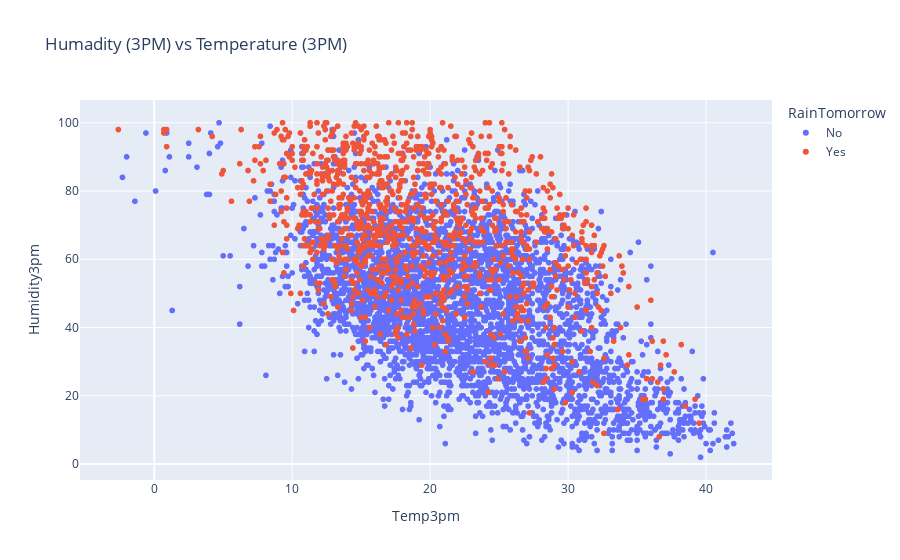

The code cell stored with this chart in its notebook:
### Markdown cell above
#### Korelasi antara Humidity3pm dan Temp3pm terhadap prediksi hujan hari setelahnya (RainTomorrow)

### Code cell
px.scatter(df.sample(5000), x='Temp3pm', y='Humidity3pm',
           title="Humadity (3PM) vs Temperature (3PM)",color='RainTomorrow')

### Figure 1 — Plotly figure (JSON) as saved in the notebook; plotly's stock layout.template omitted (floating-point values rounded to 4 significant figures; data arrays with more than 128 entries replaced by an {"elided": "..."} marker saying what was removed)
{"data": [{"hovertemplate": "RainTomorrow=No<br>Temp3pm=%{x}<br>Humidity3pm=%{y}<extra></extra>", "legendgroup": "No", "marker": {"color": "#636efa", "symbol": "circle"}, "mode": "markers", "name": "No", "showlegend": true, "type": "scattergl", "x": {"elided": "3877 float values"}, "xaxis": "x", "y": {"elided": "3877 int values"}, "yaxis": "y"}, {"hovertemplate": "RainTomorrow=Yes<br>Temp3pm=%{x}<br>Humidity3pm=%{y}<extra></extra>", "legendgroup": "Yes", "marker": {"color": "#EF553B", "symbol": "circle"}, "mode": "markers", "name": "Yes", "showlegend": true, "type": "scattergl", "x": {"elided": "1123 float values"}, "xaxis": "x", "y": {"elided": "1123 int values"}, "yaxis": "y"}], "layout": {"legend": {"title": {"text": "RainTomorrow"}, "tracegroupgap": 0}, "title": {"text": "Humadity (3PM) vs Temperature (3PM)"}, "xaxis": {"anchor": "y", "domain": [0, 1], "title": {"text": "Temp3pm"}}, "yaxis": {"anchor": "x", "domain": [0, 1], "title": {"text": "Humidity3pm"}}}}
